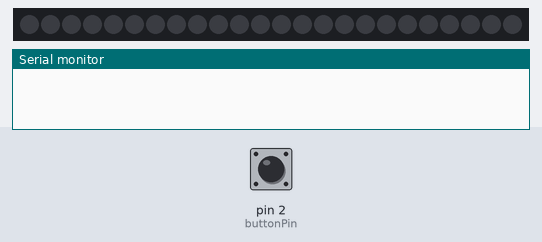
A sketch run on a simulated Arduino Uno, built with avr-gcc and run on an emulated ATmega328P. On the bench: 24 RGB LEDs in strip order, left to right, the last lines printed to the serial monitor. The test bench sets the inputs (shaded band); at power-on: pin 2 (buttonPin) HIGH. Dim RGB values are drawn brighter than linear.

Above: at 1.2 s.
1.3 s: pin 2 (buttonPin) pulled LOW for 0.15 s
At 2.3 s:
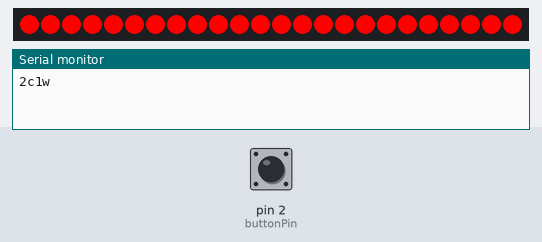
4.4 s: pin 2 (buttonPin) pulled LOW for 3.2 s
At 7.3 s:
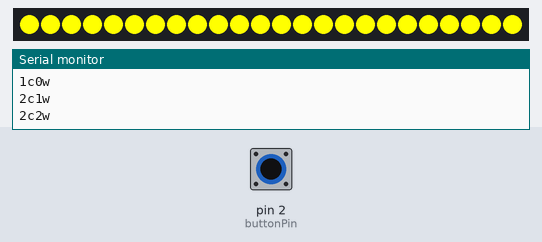
10.6 s: pin 2 (buttonPin) pulled LOW for 1 s
At 13.6 s:
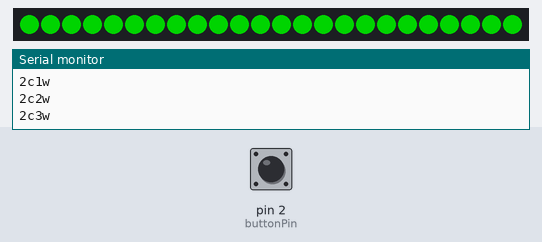
Timing chart, 0 to 15.1 s (numbered marks = the images above; inputs shaded):
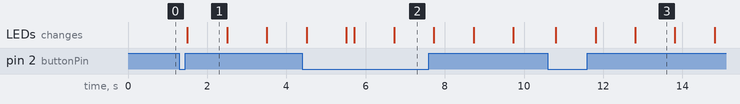

Measured:
- after the input at 1.3 s, the LEDs: change after 0.20 s (image 1)
- after the input at 4.4 s, the LEDs: first differ from a run without the input after 1.3 s (image 2 shows a later state)
- after the input at 10.6 s, the LEDs: first change after 0.20 s (image 3 shows a later state)
- what the display in image 1 shows lasts 1.0 s, from 1.5 s to 2.5 s

The sketch:

PhotoboothArduino.ino
```cpp
#include <FastLED.h>

// Button and LED setup
const int buttonPin = 2;       // Pin for taking a photo
#define DATA_PIN 4             // Pin for Neopixel LED strip
#define NUM_LEDS 24            // Number of LEDs in the strip
CRGB leds[NUM_LEDS];

// State tracking
bool takePhoto = false;
int countdownStage = 0;        // Track the current countdown stage

void setup() {
  // Initialize button pin
  pinMode(buttonPin, INPUT_PULLUP);

  // Initialize Serial communication
  Serial.begin(9600);

  // Initialize the Neopixel LED strip
  FastLED.addLeds<NEOPIXEL, DATA_PIN>(leds, NUM_LEDS);

  // Initial LED state off
  FastLED.clear();
  FastLED.show();
}

void loop() {
  // Check if the button is pressed
  if (digitalRead(buttonPin) == LOW) {
    takePhoto = true;
    delay(200);  // Debounce
  }

  // Start the countdown and send signal to Processing
  if (takePhoto) {
    startCountdown();            // Handle the LED countdown
    Serial.println("1c0w");      // Send '1' on channel 0 to tell Processing to take a photo
    takePhoto = false;           // Reset the flag
  }
}

// Countdown function with Neopixel indicators
void startCountdown() {
  for (countdownStage = 1; countdownStage <= 4; countdownStage++) {
    // Update LEDs and send the countdown stage to Processing
    switch (countdownStage) {
      case 1:
        Serial.println("2c1w");            // Send countdown stage 1 to Processing (e.g., red light)
        flashLEDColor(CRGB::Red, 1000);     // Red light for 500ms
        break;
      case 2:
        Serial.println("2c2w");            // Send countdown stage 2 (yellow light)
        flashLEDColor(CRGB::Yellow, 1000);  // Yellow light for 500ms
        break;
      case 3:
        Serial.println("2c3w");            // Send countdown stage 3 (green light)
        flashLEDColor(CRGB::Green, 1000);   // Green light for 500ms
        break;
      case 4:
        Serial.println("2c4w");            // Send flash signal (stage 4)
        flashLEDColor(CRGB::White, 1000);   // Simulate camera flash with white light
        break;
    }
  }
}

// General-purpose function to update LED color and duration
void flashLEDColor(CRGB color, int duration) {
  fill_solid(leds, NUM_LEDS, color);  // Set the LEDs to the specified color
  FastLED.show();                     // Show the color
  delay(duration);                    // Keep the color for the specified duration
  FastLED.clear();                    // Turn off LEDs
  FastLED.show();                     // Update the LED strip to show the cleared state
}
```
